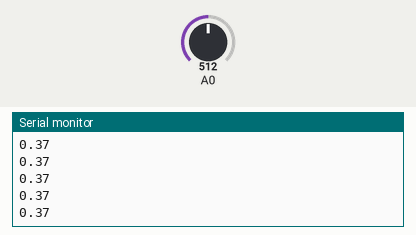
A sketch run on a simulated Arduino Uno, built with avr-gcc and run on an emulated ATmega328P. Parts: the last lines printed to the serial monitor. Inputs (shaded band) come from the test bench; at power-on: A0 = 512.

Above: at 1.2 s.
1.3 s: A0 set to 716
At 2.4 s:
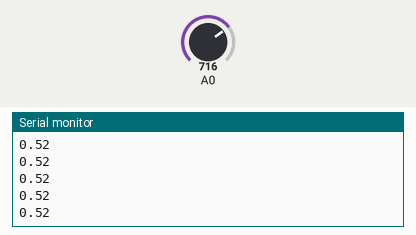
2.8 s: A0 set to 900
At 3.4 s:
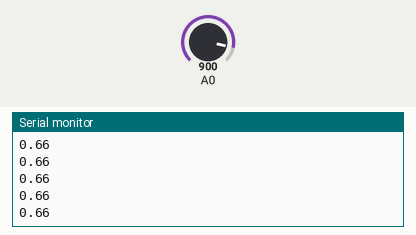
Timing chart, 0 to 5.8 s (numbered marks = the images above; inputs shaded):
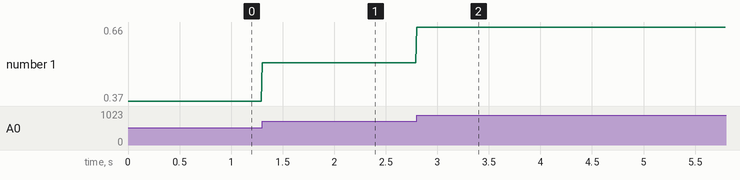

Measured:
- after the input at 1.3 s, the serial monitor: prints a new line at once (image 1)
- after the input at 2.8 s, the serial monitor: prints a new line at once (image 2)
- plotted number 1: 0.37 → 0.52 after the input at 1.3 s, 0.52 → 0.66 after the input at 2.8 s

The sketch:

ESP32_simple_ADC.ino
```cpp
/*
Este programa permite la lectura de un canal convertidor analógico-digital (ADC)
de una tarjeta Arduino, basada en el ejemplo incluido en la IDE oficial Arduino
*/

//Inicialización general
void setup() {
  // Inicialización del puerto serie por defecto a 115200 bauds
  Serial.begin(115200);
}

// Lazo de ejecución constante
void loop() {
  // Lectura del canal analógico 0
  int lectura = analogRead(A0);
  // Se convierte la lectura digital a su equivalente analógico
  //float voltaje = lectura * (3.0 / 1024.0); //Descomentar esta línea para
  //tarjetas arduino de 8 bits: arduino UNO, Mega, Nano, leonardo, micro
  float voltaje = lectura * (3.0 / 4096.0); // Usar esta línea en tarjetas de 32 bits
  // y 12 bits de resolución ESP32, Arduino Due, arduino basado en SAMD21
  // Se imprime el voltaje analógico obtenido en el puerto serie
  Serial.println(voltaje);
  delay(10);
}
```
